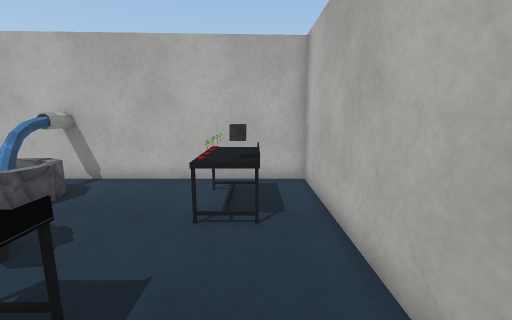
View 1 (above)

12 first-person views from a walk through a 3-D level made in the Unity game engine. The camera is 1.3 m above the floor, tilts 10° down and sees 90° across. The floor is counted in squares, 0.5 m on a side. Each view is taken from the middle of a square. On the plan, view 1 faces up. The plan holds only what a view shows up to about 18 squares ahead; the rest is blank. The place goes on beyond the plan. The player is left out. Some surface patterns are stand-ins.

View 2
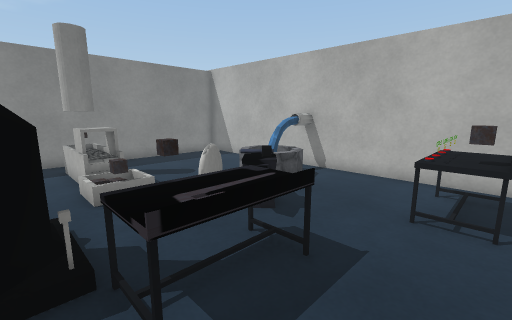

View 3
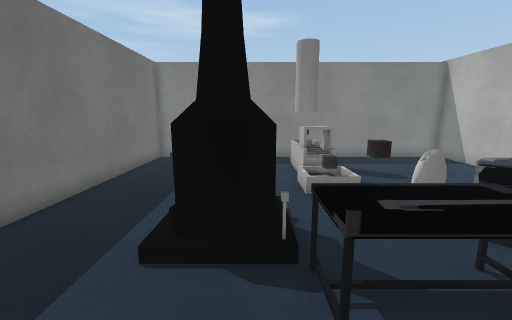

View 4
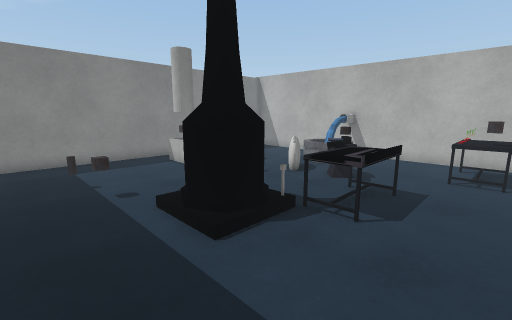

View 5
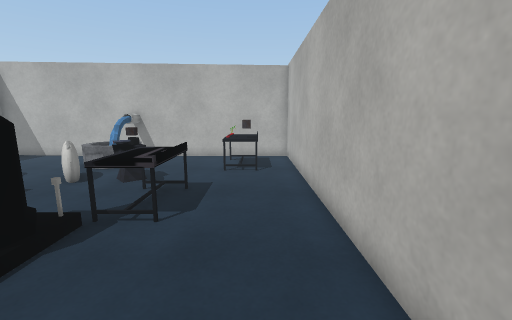

View 6
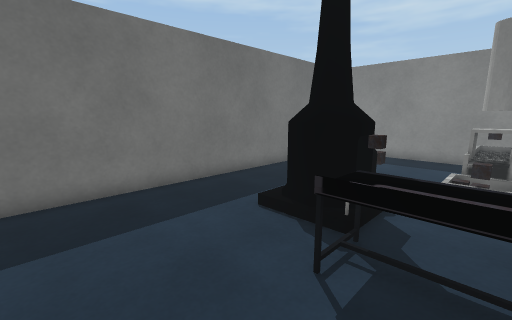

View 7
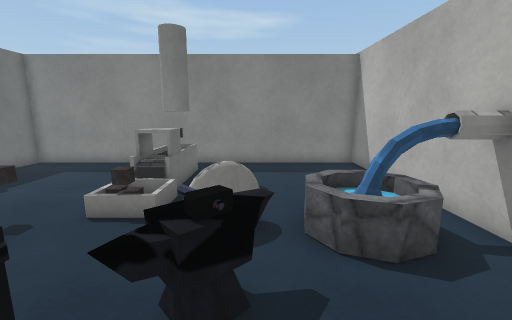

View 8
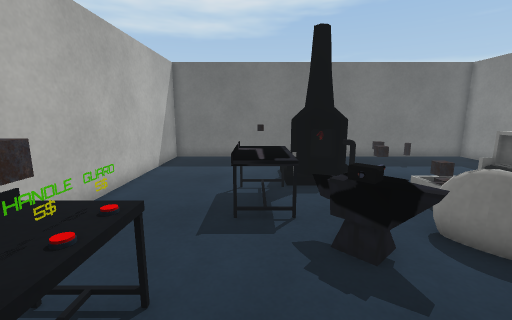

View 9
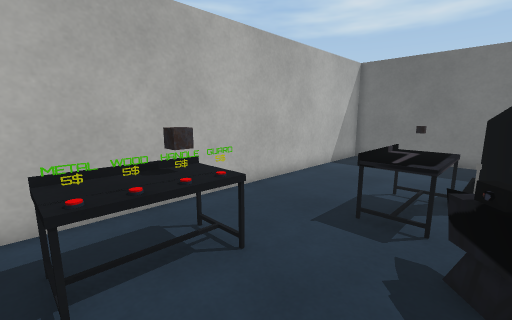

View 10
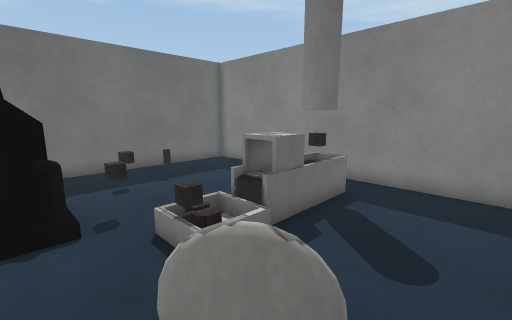

View 11
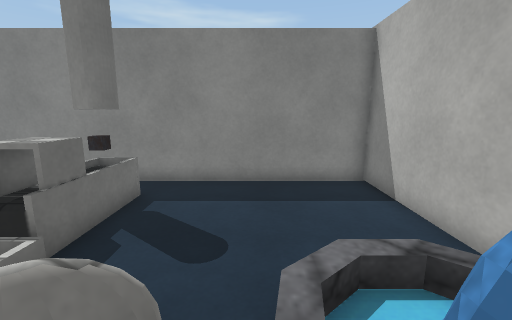

View 12
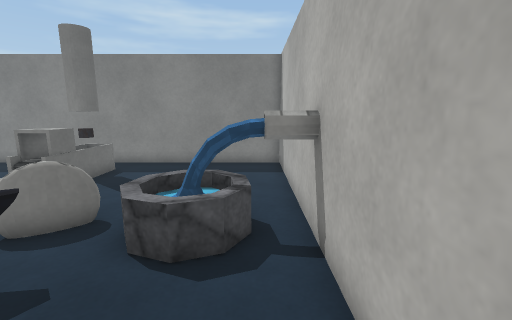

### Floor plan
Ten units are one square. View 1 is at (0, 0); x grows to the right and y downward. Boxes are objects, and circles mark ways between rooms. Rooms are numbered by the first view taken in them; rooms with no view inside come last. Other rooms are left out.
<svg viewBox="-164 -110 189 185">
<path fill="none" stroke="#000" d="M-54 11 -50 15M-67 14 -61 6M-61 15 -58 11M-56 22 -61 20M-84 -103 -159 -103 -159 -4M-74 70 20 70 20 -103 -65 -103M-61 6 -51 6 -44 14 -46 24 -55 28 -65 24M-98 -24 -98 -9M-100 -25 -95 -25M-101 -20 -124 -20M-105 -22 -105 -9M-107 -20 -107 -10M-110 -20 -110 -10M-113 -21 -113 -10M-116 -21 -116 -11M-118 -21 -118 -11M-121 -21 -121 -10M-140 -22 -140 -11 -101 -11M-141 -22 -102 -22 -102 -9 -124 -9M-159 -4 -159 70 -74 70M-124 -9 -141 -9"/>
<rect x="-135" y="-25" width="10" height="10" fill="#bbb"><title>other object</title></rect>
<rect x="-95" y="-105" width="40" height="50" fill="#bbb"><title>other object</title></rect>
<rect x="-85" y="5" width="10" height="10" fill="#bbb"><title>other object</title></rect>
<rect x="-75" y="5" width="10" height="10" fill="#bbb"><title>other object</title></rect>
<rect x="-65" y="-55" width="10" height="20" fill="#bbb"><title>anvil</title></rect>
<rect x="-55" y="-55" width="10" height="20" fill="#bbb"><title>hammer</title></rect>
<rect x="-45" y="-35" width="30" height="40" fill="#bbb"><title>table</title></rect>
<rect x="-45" y="-45" width="10" height="10" fill="#bbb"><title>anvil</title></rect>
<rect x="-25" y="-95" width="30" height="40" fill="#bbb"><title>table</title></rect>
<rect x="-115" y="35" width="10" height="10" fill="#bbb"><title>other object</title></rect>
<rect x="-95" y="35" width="10" height="10" fill="#bbb"><title>other object</title></rect>
<circle cx="-150" cy="-15" r="3" fill="#2a7"/>
<circle cx="-87" cy="22" r="3" fill="#2a7"/>
<text x="-60" y="-30">1</text>
<text x="-120" y="30">2</text>
</svg>
Room 1 opens to room 2.

Where each view was taken, in squares from view 1:
view 1: 0 up, 0 right, facing up
view 2: 1 down, 0 right, facing up-left
view 3: 1 down, 0 right, facing left
view 4: 6 down, 0 right, facing up-left
view 5: 6 down, 0 right, facing up
view 6: 2 up, 1 right, facing down-left
view 7: 5 up, 2 left, facing left
view 8: 9 up, 3 left, facing down
view 9: 9 up, 5 left, facing down-right
view 10: 6 up, 6 left, facing down-left
view 11: 6 up, 6 left, facing left
view 12: 9 up, 2 left, facing left
